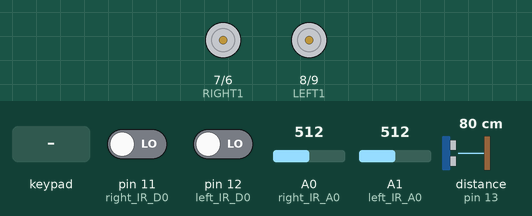
Simulated run of this sketch. Board: Arduino Uno, built with avr-gcc and run on an emulated ATmega328P. Shown: motor-driver pin pairs drawn as motors (green arrow = first pin HIGH = forward, orange = second pin HIGH = backward, longer = more drive, scaled by the enable pin). The test bench sets the inputs (shaded band); at power-on: pin 11 (right_IR_D0) LOW, pin 12 (left_IR_D0) LOW, A0 (right_IR_A0) = 512, A1 (left_IR_A0) = 512, distance to the obstacle (sensor on pin 13) 80 cm. The echo pulse lasts 58.3 µs per cm.

Above: at 1.2 s.
1.3 s: key 'U' pressed
At 1.5 s:
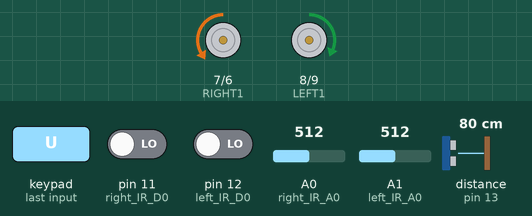
3.2 s: key 'D' pressed
At 3.4 s:
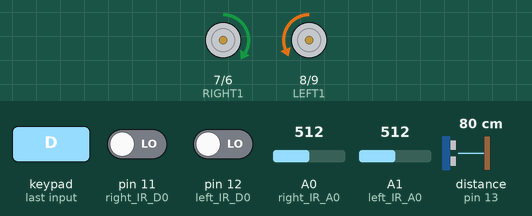
5.1 s: key 'L' pressed
At 5.3 s:
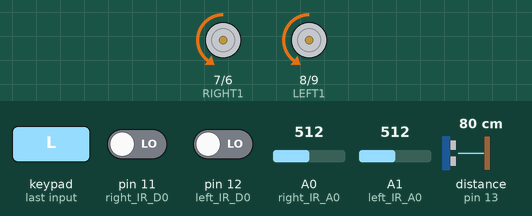
7.0 s: key 'R' pressed
At 7.2 s:
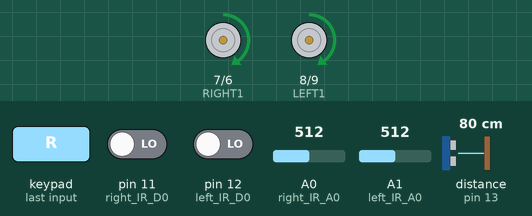
8.9 s: key 'S' pressed
At 10.1 s:
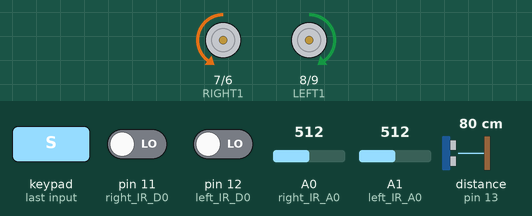
Timing chart, 0 to 11.9 s (numbered marks = the images above; inputs shaded):
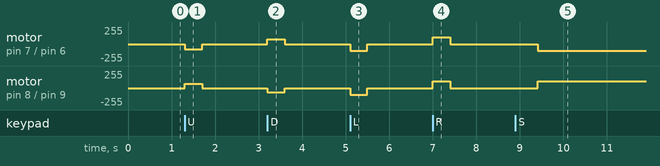

The sketch:

midterm_final_bonus.ino
```cpp
#include <Wire.h>
#define CUSTOM_SETTINGS
#define INCLUDE_GAMEPAD_MODULE
#include <Dabble.h>

const int right_IR_A0 = A0;
const int right_IR_D0 = 11;
const int left_IR_A0 = A1;
const int left_IR_D0 = 12;

// 左馬達控制設定
const byte LEFT1 = 8;
const byte LEFT2 = 9;
const byte LEFT_PWM = 10;

// 右馬達控制設定
const byte RIGHT1 = 7;
const byte RIGHT2 = 6;
const byte RIGHT_PWM = 5;

// 設定速度
byte leftSpeed = 65;
byte rightSpeed = 75;

int mode = 0;   // 初始是遙控邏輯


///
const int trig = 4;
const int echo = 13;
const int inter_time = 10;
int time = 0;


void forward() {      // 前進
  digitalWrite(LEFT1, HIGH);
  digitalWrite(LEFT2, LOW);
  analogWrite(LEFT_PWM, leftSpeed);
  digitalWrite(RIGHT1, LOW);
  digitalWrite(RIGHT2, HIGH);
  analogWrite(RIGHT_PWM, rightSpeed);
}

void backward() {     // 後退
  digitalWrite(LEFT1, LOW);
  digitalWrite(LEFT2, HIGH);
  analogWrite(LEFT_PWM, leftSpeed);
  digitalWrite(RIGHT1, HIGH);
  digitalWrite(RIGHT2, LOW);
  analogWrite(RIGHT_PWM, rightSpeed);
}

void turnLeft() {     // 左轉
  // 左輪後退，右輪前進
  digitalWrite(LEFT1, LOW);
  digitalWrite(LEFT2, HIGH);
  analogWrite(LEFT_PWM, 100);

  digitalWrite(RIGHT1, LOW);
  digitalWrite(RIGHT2, HIGH);
  analogWrite(RIGHT_PWM, 100);      // 轉彎速度100
}

void turnRight() {      // 右轉
  // 右輪後退，左輪前進
  digitalWrite(LEFT1, HIGH);
  digitalWrite(LEFT2, LOW);
  analogWrite(LEFT_PWM, 100);

  digitalWrite(RIGHT1, HIGH);
  digitalWrite(RIGHT2, LOW);
  analogWrite(RIGHT_PWM, 100);      // 轉彎速度100
}

void stopMotor() {
  analogWrite(LEFT_PWM, 0);
  analogWrite(RIGHT_PWM, 0);
}

void setup() {
  pinMode(LEFT1, OUTPUT);
  pinMode(LEFT2, OUTPUT);
  pinMode(LEFT_PWM, OUTPUT);
  pinMode(RIGHT1, OUTPUT);
  pinMode(RIGHT2, OUTPUT);
  pinMode(RIGHT_PWM, OUTPUT);

  pinMode(right_IR_D0, INPUT);
  pinMode(left_IR_D0, INPUT);

  Dabble.begin(9600, 2, 3);
  Serial.begin(9600);

  ///
  pinMode(trig, OUTPUT);
  pinMode(echo, INPUT);
}

void loop() {
  Dabble.processInput();
  if (GamePad.isSquarePressed()) {
    mode = !mode;     // 在 0 和 1 之間切換
    stopMotor();
    delay(500);
  }

  if (mode == 0) {
    handleGamepad();     // 執行遙控邏輯
  }
  else {
    handleLineFollower(); // 執行循跡邏輯
  }
}


void handleGamepad() {
  // 速度調整
  if (GamePad.isCirclePressed()) { // 按下圓圈等速
    leftSpeed = 65;
    rightSpeed = 75;
    delay(300);
  }
  if (GamePad.isTrianglePressed()) { // 按下三角形加速
    leftSpeed = 91;
    rightSpeed = 105;
    delay(300);
  }
  if (GamePad.isCrossPressed()) { // 按下叉叉加速
    leftSpeed = 117;
    rightSpeed = 135;
    delay(300);
  }

  // 方向控制
  if (GamePad.isUpPressed()) {
    forward();
  }
  else if (GamePad.isDownPressed()) {
    backward();
  }
  else if (GamePad.isLeftPressed()) {
    turnLeft();
  }
  else if (GamePad.isRightPressed()) {
    turnRight();
  }
  else {
    stopMotor();
  }
}

void handleLineFollower() {
    ///
  float duration, distance;
  digitalWrite(trig,HIGH);
  delayMicroseconds(10);
  digitalWrite(trig,LOW);
  duration = pulseIn(echo,HIGH);
  distance = (duration/2)/29;
  time = time + inter_time;
  delay(inter_time);

  if (distance < 20){
    backward();
    delay(100);
  }
  /*
  if (distance < 20){

    turnRight();

    delay(300);

    forward();

    delay(1500);

    turnLeft();

    delay(300);

    forward();

    delay(2000);

    turnLeft();

    delay(300);

    forward();

    delay(1500);

    turnRight();

    delay(300);

  }
  */

  // 讀取數位訊號（1: 碰到黑線, 0: 白色區域）
  int right_D0 = digitalRead(right_IR_D0);
  int right_A0 = analogRead(right_IR_A0); // 類比值 (0-1023)
  int left_D0 = digitalRead(left_IR_D0);
  int left_A0 = analogRead(left_IR_A0); // 類比值 (0-1023)

  /*
  if (left_D0 == 0 && right_D0 == 1) {
    // 右邊碰到黑線 -> 向右修正
    turnRight();
  }
  else if (left_D0 == 1 && right_D0 == 0) {
    // 左邊碰到黑線 -> 向左修正
    turnLeft();
  }
  //else if (left_in == 1 && right_in == 1) {
    // 兩邊都碰到黑線 -> 停止
  //  stopMotor();
  //}
  else {
    // 兩邊都沒碰到黑線 -> 前進
    forward();
  }
  */


  if (left_A0 < 250 && right_A0 >= 250) {
    // 右邊碰到黑線 -> 向右修正
    turnRight();
  }
  else if (left_A0 >= 250 && right_A0 < 250) {
    // 左邊碰到黑線 -> 向左修正
    turnLeft();
  }
  else {
    // 兩邊都沒碰到黑線 -> 前進
    forward();
  }
}
```

Measured:
- after the input at 1.3 s, motor on pin 7 (RIGHT1) / pin 6 (RIGHT2): stopped → backward 75/255 at once, → stopped 0.40 s later; motor on pin 8 (LEFT1) / pin 9 (LEFT2): stopped → forward 65/255 at once, → stopped 0.40 s later
- after the input at 3.2 s, motor on pin 7 (RIGHT1) / pin 6 (RIGHT2): stopped → forward 75/255 at once, → stopped 0.40 s later; motor on pin 8 (LEFT1) / pin 9 (LEFT2): stopped → backward 65/255 at once, → stopped 0.40 s later
- after the input at 5.1 s, motor on pin 7 (RIGHT1) / pin 6 (RIGHT2), motor on pin 8 (LEFT1) / pin 9 (LEFT2): stopped → backward 100/255 at once, → stopped 0.40 s later
- after the input at 7.0 s, motor on pin 7 (RIGHT1) / pin 6 (RIGHT2), motor on pin 8 (LEFT1) / pin 9 (LEFT2): stopped → forward 100/255 at once, → stopped 0.40 s later
- after the input at 8.9 s, motor on pin 7 (RIGHT1) / pin 6 (RIGHT2): stopped → backward 100/255 after 0.52 s; motor on pin 8 (LEFT1) / pin 9 (LEFT2): stopped → forward 100/255 after 0.52 s
